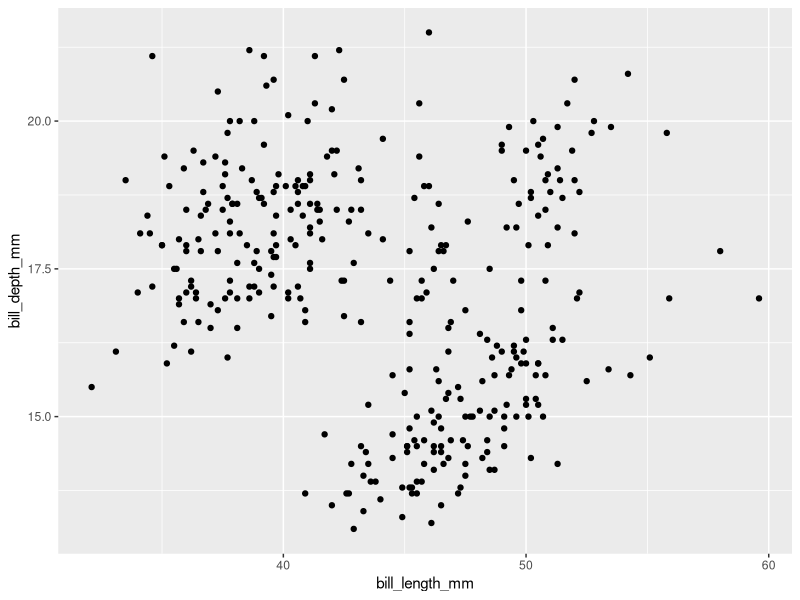
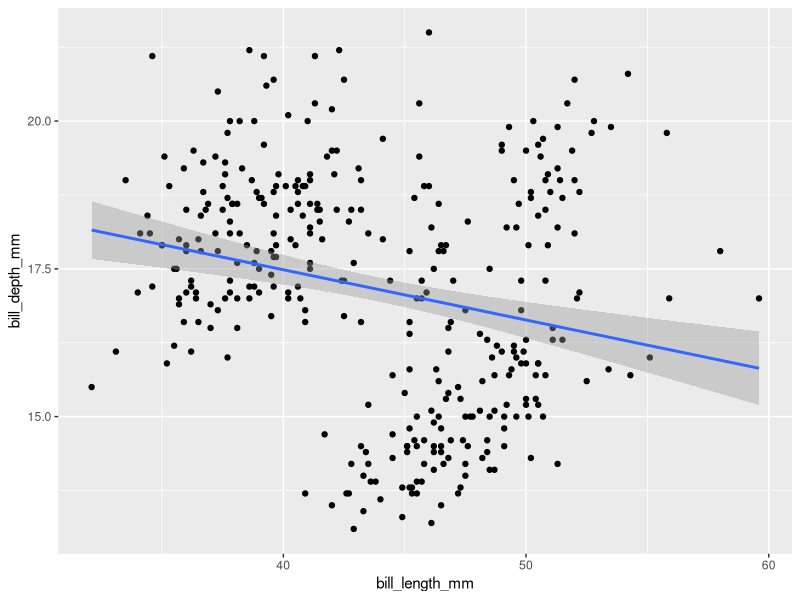
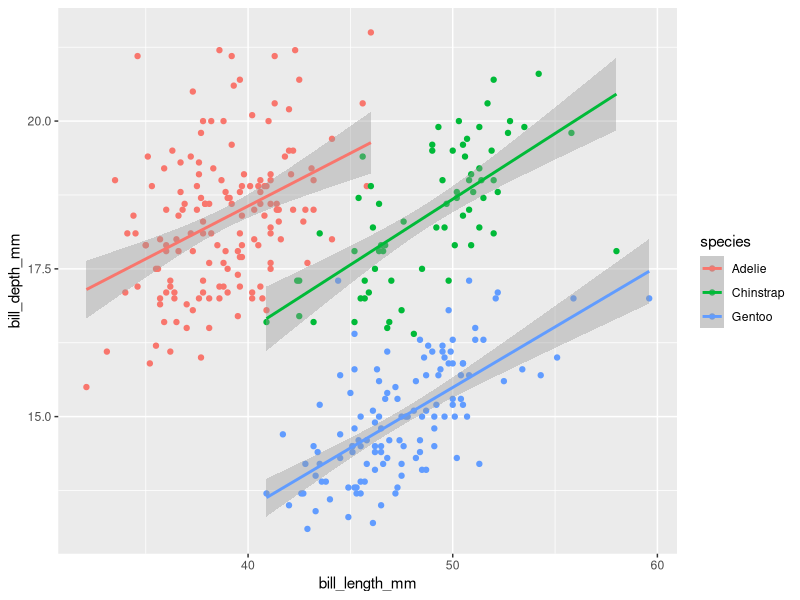
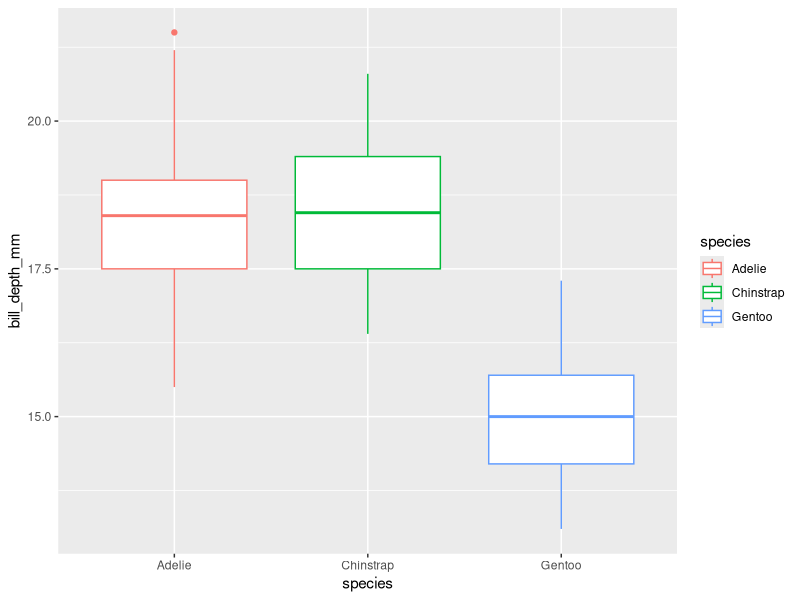
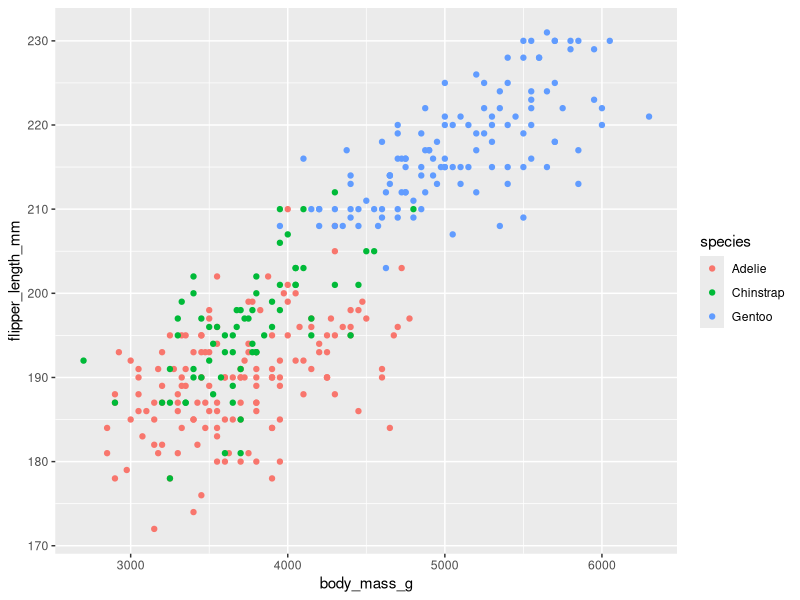
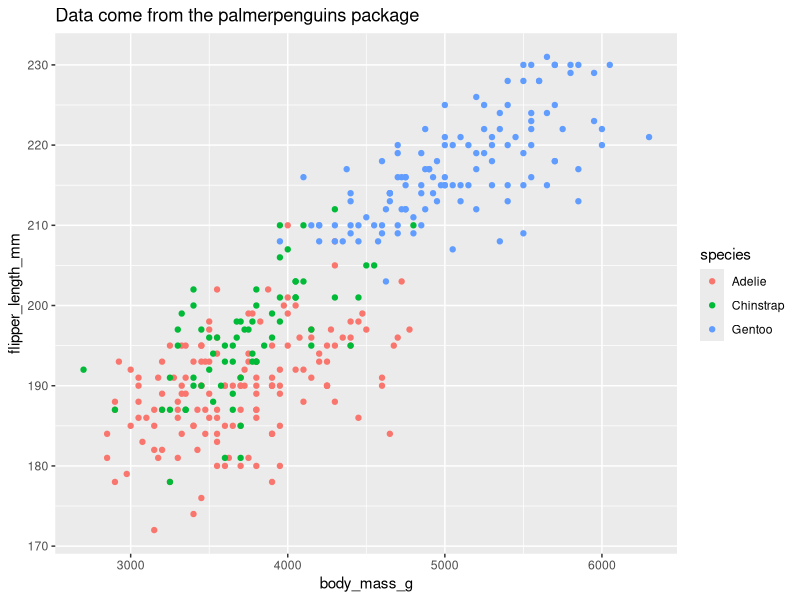
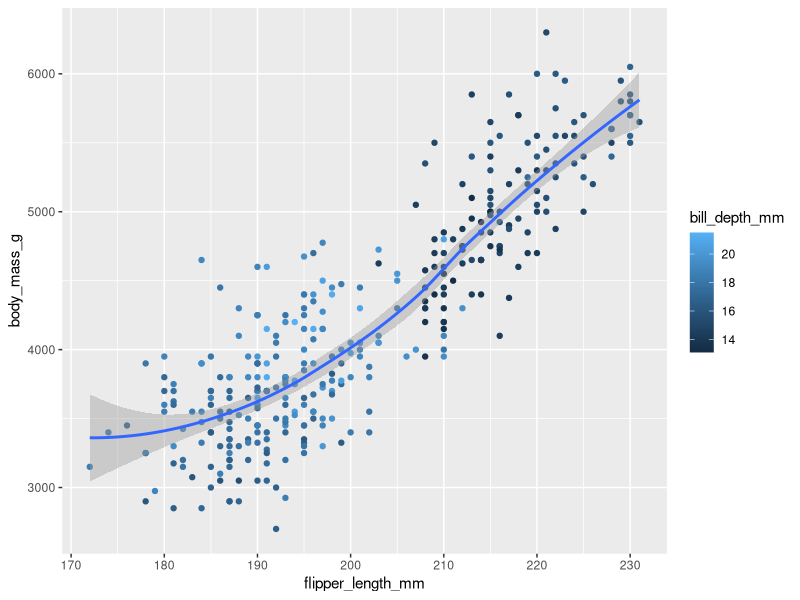
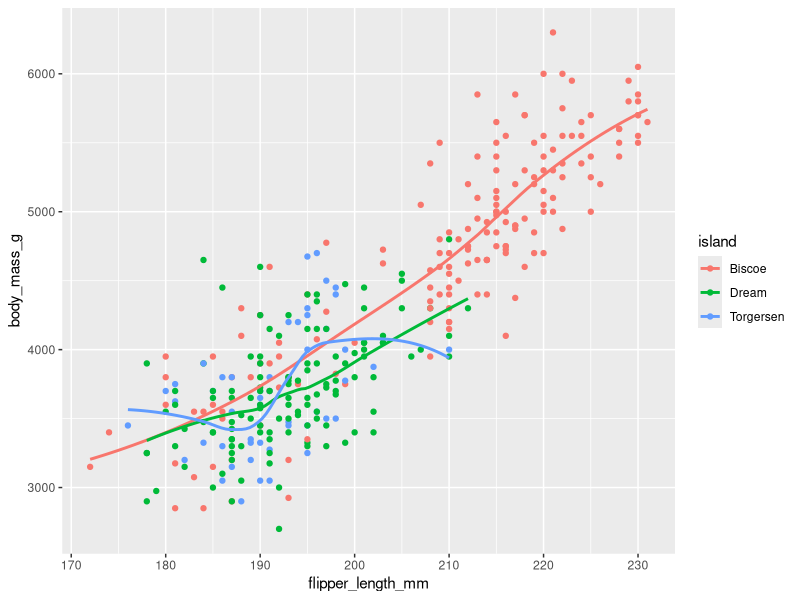

Write R code to recreate these figures, in order.
## ---- chunk 1
library(tidyverse)
library(palmerpenguins)
## ---- chunk 2
    nrow(penguins)
    #344 rows
    ncol(penguins)
    #8 columns
## ---- chunk 3
    ?penguins
    #bill_depth_mm: a number denoting bill depth (millimeters)
## ---- chunk 4
    ggplot(
      penguins,
      aes(x = bill_length_mm, y = bill_depth_mm)
    ) +
      geom_point()
    #The relationship is linear.
## ---- chunk 5
    ggplot(
      penguins,
      aes(x = bill_length_mm, y = bill_depth_mm)
    ) +
      geom_point() +
      geom_smooth(method = 'lm')

    #The trend line looks to have a slightly negative slope 
    #which does not appear to be expected as by looking at 
    #the data, it seems as if it would have a positive slope 
    #(i.e. a positive correlation)
## ---- chunk 6
    ggplot(
      penguins,
      aes(x = bill_length_mm, y = bill_depth_mm, color = species)
    ) +
      geom_point() +
      geom_smooth(method = 'lm')
## ---- chunk 7
    ggplot(
      penguins,
      aes(x = species, y = bill_depth_mm, color = species)
    ) +
      geom_boxplot()
    #use geom_boxplot() instead of geom_point(). 
## ---- chunk 8
    #| eval: false
    #ggplot(data = penguins) + 
      #geom_point()
    #This line of code does not work because geom_point() 
    #requires variables to be specified in order to make 
    #a scatterplot. In ggplot() we call our data, but 
    #we do not specify what is the x and y variables 
    #for geom_point() to handle. I'd fix this by 
    #specifying x and y variables in the aes() function 
    #call within the ggplot() function.
## ---- chunk 9
    #na.rm removes na values in the data frame and 
    #provides a warning. By default it is set to FALSE. 
    #If it is set to TRUE, then it removes the values 
    #without any warning.
    ggplot(
      penguins,
      aes(x = body_mass_g, y = flipper_length_mm, color = species)
    ) +
      geom_point(na.rm = TRUE)
## ---- chunk 10
    ggplot(
      penguins,
      aes(x = body_mass_g, y = flipper_length_mm, color = species)
    ) +
      geom_point(na.rm = TRUE) +
      labs(
        title = 'Data come from the palmerpenguins package')
## ---- chunk 11
    ggplot(
      penguins,
      aes(x = flipper_length_mm, y = body_mass_g)
    ) +
      geom_point(aes(colour = bill_depth_mm)) +
      geom_smooth()
    #bill_depth_mm should be mapped to color inside 
    #the aes() function. In this example, it does not 
    #matter if color = bill_depth_mm is at the global 
    #or local level. However, it should likely be 
    #mapped to the local level.
## ---- chunk 12
    ggplot(
      data = penguins,
      mapping = aes(x = flipper_length_mm, y = body_mass_g, color = island)
    ) +
      geom_point() +
      geom_smooth(se = FALSE)
    #my predictions were wrong because I thought 
    #there would be one line of best fit. I forgot 
    #that color = island was specified at the global 
    #level which will cause each different color to 
    #get its own treadline.
## ---- chunk 13
ggplot(
  data = penguins,
  mapping = aes(x = flipper_length_mm, y = body_mass_g)
) +
  geom_point() +
  geom_smooth()

ggplot() +
  geom_point(
    data = penguins,
    mapping = aes(x = flipper_length_mm, y = body_mass_g)
  ) +
  geom_smooth(
    data = penguins,
    mapping = aes(x = flipper_length_mm, y = body_mass_g)
  )
#No, these two graphs will not look any different. 
#They will look the same because both aesthetics are 
#being mapped to the same function. In the first instance 
#they are being inherited from a global level, while 
#in the second example they are being specified at the 
#local level, but the inputs are still the same 
#resulting in the same graph
## ---- chunk 14
ggplot(
    data = penguins, 
    mapping = aes(x = bill_length_mm, y = bill_depth_mm, color = "blue")
) +
    geom_point() + geom_smooth(method = "lm")
#anything that you add in the aes() function modifies 
#data variables. In this instance blue is not a variable 
#in our data frame. When ggplot() encounters this it 
#treats 'blue' as a variable thus creating a legend 
#for blue.
## ---- chunk 15
ggplot(
    data = penguins, 
    mapping = aes(x = bill_length_mm, y = bill_depth_mm, color = "blue")
) +
    geom_point(
      size = 2, #size increases point size
      alpha = 0.5, #alpha can change the transparancy of points. 
      #Range is between 0-1. 
      #Values closer to 0 are more transparent.
    ) + 
  geom_smooth(method = "lm")
